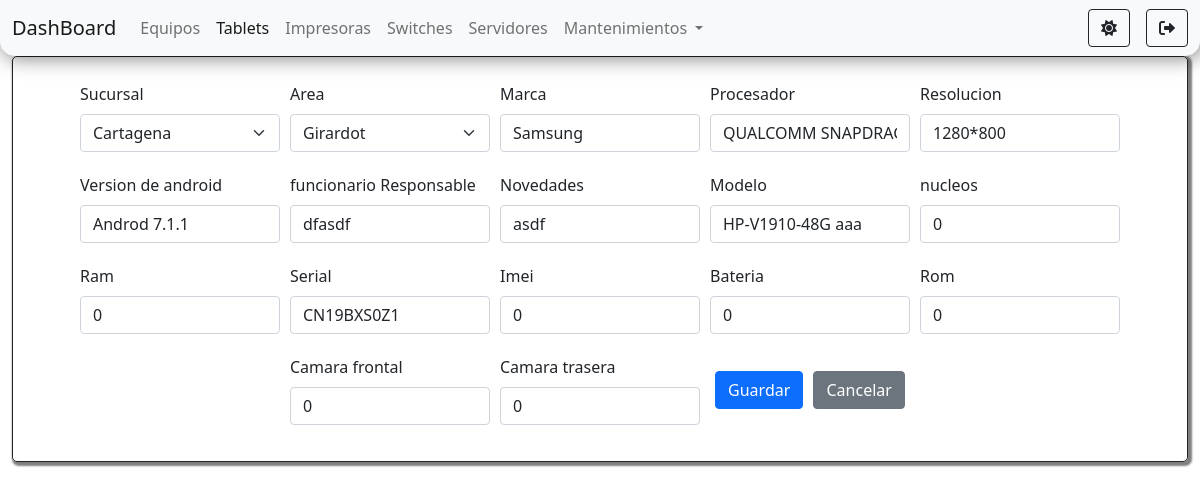
Page /pages/tablets/edid.php?id=1 (signed in) on the earlier database version.
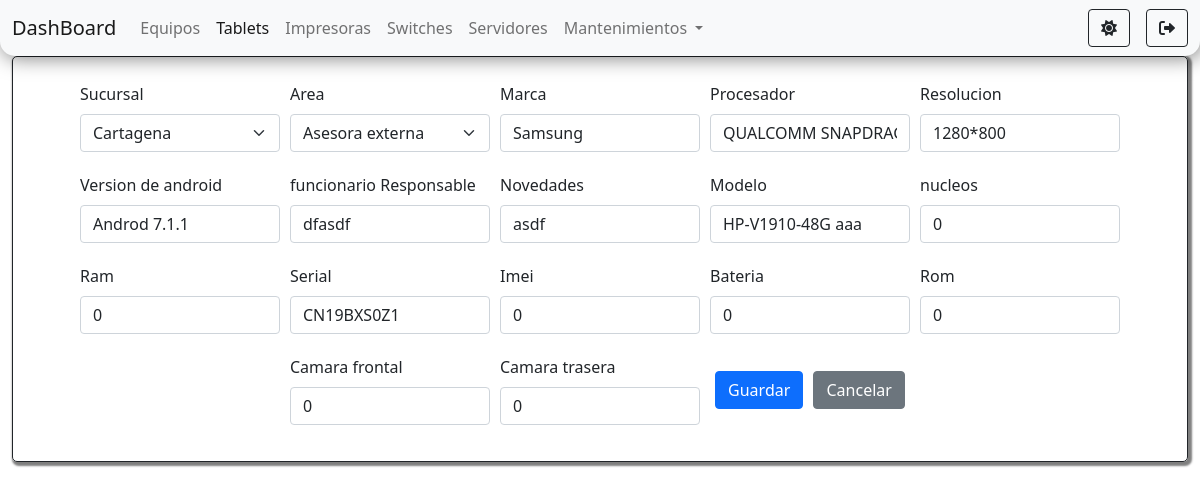
Same page on the later database version.
### tables this page shows
CREATE TABLE `tablets` (
  `id` int(11) NOT NULL,
  `sucursal` varchar(100) NOT NULL,
  `area` varchar(100) NOT NULL,
  `funcionario_responsable` varchar(100) NOT NULL,
  `novedades` varchar(100) NOT NULL,
  `marca` varchar(100) NOT NULL,
  `modelo` varchar(100) NOT NULL,
  `procesador` varchar(100) NOT NULL,
  `nucleos` int(11) NOT NULL,
  `ram` int(11) NOT NULL,
  `resolucion` varchar(100) NOT NULL,
  `serial` varchar(100) NOT NULL,
  `imei` int(11) NOT NULL,
  `bateria` int(11) NOT NULL,
  `rom` int(11) NOT NULL,
  `camara_frontal` int(11) NOT NULL,
  `camara_trasera` int(11) NOT NULL,
  `os` varchar(100) NOT NULL
);

### tables/tables.php (called while the page is built, shortened)
<?php
    $sucursales = "SELECT * FROM sucursal";
    $sucursal= $connection->query($sucursales);
    $areas_tablets = "SELECT * FROM areas_tablets";
    $areas_tabletsResult = $connection->query($areas_tablets);
    $marcas_tablets = "SELECT * FROM marcas_tablets";
    $marcas_tabletsResult = $connection->query($marcas_tablets);
    $procesadores_tablets = "SELECT * FROM procesadores_tablets";
    $procesadores_tabletsResult = $connection->query($procesadores_tablets);
    $resolucion_tablets = "SELECT * FROM resolucion_tablets";
    $resolucion_tabletsResult = $connection->query($resolucion_tablets);
    $os_version = "SELECT * FROM os_tablets";
    $os_versionResult = $connection->query($os_version);
?>

### pages/tablets/edid.php (the view, shortened to what the changed rows need)
<?php
    require_once("../../connection/connection.php");
    require_once("../../tables/tables.php");
    $id = $_GET['id'];
    $sql = "SELECT * FROM tablets WHERE id='$id'";
    $result = $connection->query($sql);
?>
<!doctype html>
<html lang="es">
<head>
    <link href="https://cdn.jsdelivr.net/npm/bootstrap@5.1.2/dist/css/bootstrap.min.css" rel="stylesheet"
>
    <link href='https://unpkg.com/boxicons@2.0.9/css/boxicons.min.css' rel='stylesheet'>
    <link rel="stylesheet" href="../../styles/styles.css">
    <link rel="stylesheet" href="https://cdnjs.cloudflare.com/ajax/libs/font-awesome/6.0.0-beta2/css/all.min.css"
 />
</head>
<body id="body">
    <div class="container-fluid d-flex justify-content-center align-items-center" id="form-content ">
        <form action="../../components/tablets/edidForm.php" method="POST" id="form_edit_tablets" class="form">
            <?php while($row = $result -> fetch_assoc()){ ?>
            <div class="mb-3">
                <label for="sucursal" class="form-label">Sucursal</label>
                <select name="sucursal" id="sucursal" class="form-select">
                    <?php
                                while($row2 =$sucursal -> fetch_assoc()){
                                    if($row['sucursal'] === $row2['nombre']){
                                        $select = 'selected';
                                    }else{
                                        $select = '';
                                    }
                            ?>
                    <option value="<?php echo $row2['nombre'] ?>" <?php echo $select ?>><?php echo $row2['nombre'] ?>
                    </option>
                    <?php
                                }
                            ?>
                </select>
            </div>
            <div class="mb-3">
                <label for="area" class="form-label">Area</label>
                <select name="area" id="area" class="form-select">
                    <?php
                        while($row2 = $areas_tabletsResult -> fetch_assoc()){
                            if($row['area'] === $row2['area']){
                                $select = 'selected';
                            }else{
                                $select = '';
                            }
                    ?>
                    <option value="<?php echo $row2['area'] ?>" <?php echo $select ?>><?php echo $row2['area'] ?>
                    </option>
                    <?php
                        }
                    ?>
                </select>
            </div>
            <div class="mb-3">
                <label for="marcas" class="form-label">Marca</label>
                <select name="marcas" id="marcas" class="form-control">
                    <?php
                            while($row2 =$marcas_tabletsResult -> fetch_assoc()){
                                if($row['marca'] === $row2['marcas']){
                                    $select = 'selected';
                                }else{
                                    $select = '';
                                }
                        ?>
                    <option value="<?php echo $row2['marcas'] ?>" <?php echo $select ?>><?php echo $row2['marcas'] ?>
                    </option>
                    <?php
                            }
                        ?>
                </select>
            </div>
            <div class="mb-3">
                <label for="procesadores_tablets" class="form-label">Procesador</label>
                <select name="procesadores_tablets" id="procesadores_tablets" class="form-control">
                    <?php
                            while($row2 =$procesadores_tabletsResult -> fetch_assoc()){
                                if($row['procesador'] === $row2['procesador']){
                                    $select = 'selected';
                                }else{
                                    $select = '';
                                }
                        ?>
                    <option value="<?php echo $row2['procesador'] ?>" <?php echo $select ?>>
                        <?php echo $row2['procesador'] ?></option>
                    <?php
                            }
                        ?>
                </select>
            </div>
            <div class="mb-3">
                <label for="resolucion_tablets" class="form-label">Resolucion</label>
                <select name="resolucion_tablets" id="resolucion_tablets" class="form-control">
                    <?php
                            while($row2 =$resolucion_tabletsResult -> fetch_assoc()){
                                if($row['resolucion'] === $row2['resolucion']){
                                    $select = 'selected';
                                }else{
                                    $select = '';
                                }
                        ?>
                    <option value="<?php echo $row2['resolucion'] ?>" <?php echo $select ?>>
                        <?php echo $row2['resolucion'] ?></option>
                    <?php
                            }
                        ?>
                </select>
            </div>
            <div class="mb-3">
                <label for="os_version" class="form-label">Version de android</label>
                <select name="os_version" id="os_version" class="form-control">
                    <?php
                            while($row2 =$os_versionResult -> fetch_assoc()){
                                if($row['os'] === $row2['os']){
                                    $select = 'selected';
                                }else{
                                    $select = '';
                                }
                        ?>
                    <option value="<?php echo $row2['os'] ?>" <?php echo $select ?>><?php echo $row2['os'] ?></option>
                    <?php
                            }
                        ?>
                </select>
            </div>
            <div class="mb-3">
                <label for="funcionario_responsable" class="form-label">funcionario Responsable</label>
                <input required type="text" name="funcionario_responsable" id="funcionario_responsable"
                    placeholder="funcionario responsable" class="form-control"
                    value="<?php echo $row['funcionario_responsable'] ?>">
            </div>
            <div class="mb-3">
                <label for="novedades" class="form-label">Novedades</label>
                <input required type="text" name="novedades" id="novedades" placeholder="Novedades" class="form-control"
                    value="<?php echo $row['novedades'] ?>">
            </div>
            <div class="mb-3">
                <label for="modelo" class="form-label">Modelo</label>
                <input required type="text" name="modelo" id="modelo" placeholder="Modelo" class="form-control"
                    value="<?php echo $row['modelo'] ?>">
            </div>
            <div class="mb-3">
                <label for="nucleos" class="form-label">nucleos</label>
                <input required type="number" name="nucleos" id="nucleos" placeholder="nucleos" class="form-control"
                    value="<?php echo $row['nucleos'] ?>">
            </div>
            <div class="mb-3">
                <label for="ram" class="form-label">Ram</label>
                <input required type="text" name="ram" id="ram" placeholder="ram" class="form-control"
                    value="<?php echo $row['ram'] ?>">
            </div>
            <div class="mb-3">
                <label for="serial" class="form-label">Serial</label>
                <input required type="text" name="serial" id="serial" placeholder="Serial" class="form-control"
                    value="<?php echo $row['serial'] ?>">
            </div>
            <div class="mb-3">
                <label for="imei" class="form-label">Imei</label>
                <input required type="number" name="imei" id="imei" placeholder="Imei" class="form-control"
                    value="<?php echo $row['imei'] ?>">
            </div>
            <div class="mb-3">
                <label for="bateria" class="form-label">Bateria</label>
                <input required type="number" name="bateria" id="bateria" placeholder="Bateria" class="form-control"
                    value="<?php echo $row['bateria'] ?>">
            </div>
            <div class="mb-3">
                <label for="rom" class="form-label">Rom</label>
                <input required type="text" name="rom" id="rom" placeholder="Rom" class="form-control"
                    value="<?php echo $row['rom'] ?>">
            </div>
            <div class="mb-3">
                <label for="camara_frontal" class="form-label">Camara frontal</label>
                <input required type="text" name="camara_frontal" id="camara_frontal" placeholder="Camara frontal"
                    class="form-control" value="<?php echo $row['camara_frontal'] ?>">
            </div>
            <div class="mb-3">
                <label for="camara_trasera" class="form-label">Camara trasera</label>
                <input required type="text" name="camara_trasera" id="camara_trasera" placeholder="Camara trasera"
                    class="form-control" value="<?php echo $row['camara_trasera'] ?>">
            </div>
            <?php } ?>
        </form>
    </div>
</body>
</html>

Differences in the rows shown:
changed tablets "dfasdf": area "Girardot" → "Asesora externa"
